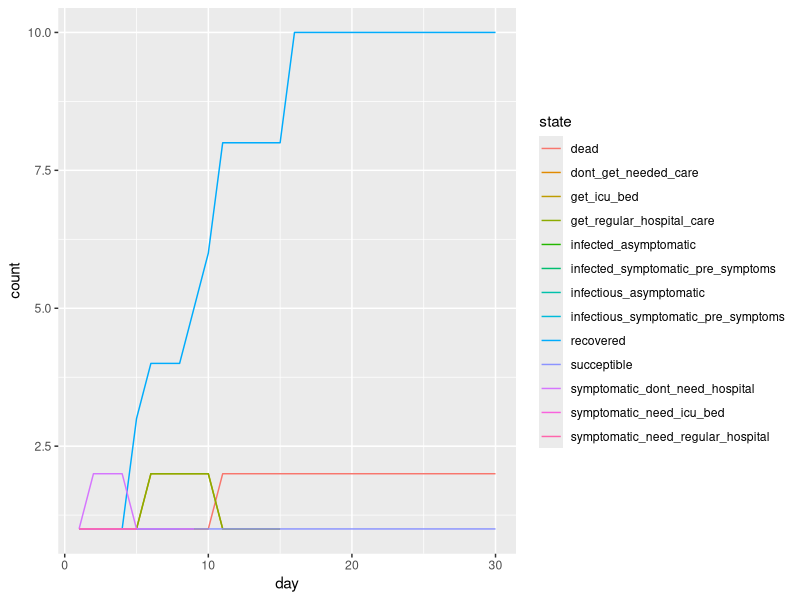

The R source for this figure:
## ---- chunk 1
knitr::opts_chunk$set(echo = TRUE)
library(tidyverse)
## ---- chunk 2
initial_population_size = 10000 # TODO - choose bigger number later
total_days = 100

# TODO - fill these in with real numbers
day_of_first_distancing_guideline = 10
day_of_stronger_distancing_directive = 15
length_of_distancing_directive = 90
## ---- chunk 3
## BIG TODO: add citations for these numbers

#probability_symptomatic = 2/3 # Take this out?
probability_asymptomatic = 1/3

# TODO: break this out into it's own code chunk with explanation? Weighted average, solved equations to get 
basic_reproductive_number = 2.4
symptomatic_reproductive_number = basic_reproductive_number*(6/5)
asymptomatic_reproductive_number = basic_reproductive_number*(3/5)

time_until_infectious = 4 # This is figured from the incubation period, and rounded down from 4.6 so I can do steps in full days.

# For the asymptomatic types
asymptomatic_time_from_infectious_to_recovery = 4 # This is figured from the generation time (confusing). Should this be longer??

# For the symptomatic types
time_infectious_before_symptom_onset = 1
time_from_symptom_onset_to_recovery = 4

time_until_seeking_care = 5 # This is the number of days after symptom onset that people seek hospital care if they need it, on average
time_in_hospital_bed = 10
time_until_death_if_no_care = 10

## ---- chunk 4
# Below is the sum of ICU beds in the 5 boroughs that could be made available
# in a medium patient surge response situation (i.e. by making other hospital beds available),
# according to the Columbia Severe COVID-19 Risk Mapping tool.

# This number is corroborated by a recent news article (3528 vs. 3500): https://www.businessinsider.com/coronavirus-nyc-more-than-doubled-its-icu-capacity-in-weeks-2020-4
total_nyc_icu_beds_medium_surge_response = 200 + 594 + 276 + 524 + 1934

total_nyc_population = 8398748 # https://www.census.gov/quickfacts/newyorkcitynewyork (2018 estimate)

icu_beds_per_person = total_nyc_icu_beds_medium_surge_response / total_nyc_population

initial_icu_bed_capacity = initial_population_size *  icu_beds_per_person

# This is the part that will be used in my model. It will decrease as people in the model use hospital beds.
icu_beds_available = round(initial_icu_bed_capacity)
## ---- chunk 5
# TODO - fill in distributions of: age, health status/underlying conditions, "essential" jobs, poverty levels, incarcerated, homeless, detained immigrants, insurance coverage 
## ---- chunk 6
# This table is taken directly from the article
ferguson_et_al_table_1 = tibble(
  age_group_by_decade = 0:8,
  percent_symptomatic_requiring_hospital = c(.001, .003, .012, .032, .049, .102, .166, .243, .273),
  percent_hospital_cases_requiring_critical_care = c(.05, .05, .05, .05, .063, .122, .274, .432, .709),
  infection_fatality_ratio = c(.00002, .00006, .0003, .0008, .0015, .006, .022, .051, .093)
)

# Here, I simplify their parameters to create a table of probabilities by age group to use in my model.
# Rather than splitting between people in the hospital who need critical care or not,
# I count anyone needing hospitalization as needing a bed.

# Rather than using the overall fatality by age group, I assume that the only people who die are people who:
# ... get infected, have symptoms, are sick enough to require hospital care,
# ... and either don't get to the hospital, or do but still die.

# To calculate that last probability (dying in the hospital even if you get care),
# I take the estimate from the article that "50% of those in critical care will die"
# and multiply that by the probability of requiring critical care for those in the hospital.
severity_by_age =
  ferguson_et_al_table_1 %>% 
  mutate(., prob_die_in_icu = 0.5*percent_hospital_cases_requiring_critical_care) %>% 
  rename(., prob_need_any_hospital = percent_symptomatic_requiring_hospital,
         prob_need_icu_bed = percent_hospital_cases_requiring_critical_care) %>% 
  select(., -infection_fatality_ratio)
## ---- chunk 7
# TODO: flesh out this section

probability_seek_care_insured = 1
probability_seek_care_uninsured = 0.5

# TODO: decide on cutoff poverty level for ignoring a stay-home directive
## ---- chunk 8
SUCCEPTIBLE = "succeptible"

INFECTED_ASYMPTOMATIC = "infected_asymptomatic"
INFECTIOUS_ASYMPTOMATIC = "infectious_asymptomatic"

INFECTED_SYMPTOMATIC_PRE_SYMPTOMS = "infected_symptomatic_pre_symptoms"
INFECTIOUS_SYMPTOMATIC_PRE_SYMPTOMS = "infectious_symptomatic_pre_symptoms"

SYMPTOMATIC_NEED_REGULAR_HOSPITAL = "symptomatic_need_regular_hospital"
SYMPTOMATIC_NEED_ICU_BED = "symptomatic_need_icu_bed"
SYMPTOMATIC_DONT_NEED_HOSPITAL = "symptomatic_dont_need_hospital"

GET_REGULAR_HOSPITAL_CARE = "get_regular_hospital_care"
GET_ICU_BED = "get_icu_bed"
DONT_GET_NEEDED_CARE = "dont_get_needed_care"

RECOVERED = "recovered"
DEAD = "dead"
## ---- chunk 9
# Set up an empty table with columns for each day in the simulation.
# When someone is randomly selected to be infected, I put a 1 in the spot corresponding to that person (row) on that day (column).
# This is referenced by the change_state function, to transition people from SUCCEPTIBLE to INFECTED.
newly_infected = tibble(
  person_ids = 1:initial_population_size,
)

for (i in 1:total_days) {
  newly_infected =
    add_column(
      newly_infected,
      !!str_c("day_", i) := 0
      )
}

# This function gets called a variable number of times when someone is contageous.
# They infect a random person, according to the specific parameters of the situation (taking into account who and how many people are staying at home.)
# When someone is infected, a 1 gets placed in the newly_infected table for that specific person on the day they're infected.
infect_someone = function(day){
  day_col = str_c("day_", day)
  
  succeptibles = which(newly_infected[[day_col]] == 0)
  person_to_infect = sample(succeptibles,1)
  
  # newly_infected[[day_col]][person_to_infect] <<- 1
  }

# remove this later, printing just for debugging
newly_infected
## ---- chunk 10
change_state = function(id, prev_state, day, population){ #TODO: Fix inputs elsewhere
  new_state = prev_state # The default is to stay at the same state. This always happens for RECOVERED or DEAD
  rand = .9 ## JUST FOR DEBUGGING
  #rand = runif(1) #Question: is it ok to use the same random number for every decision in this function?
  
  if (prev_state == SUCCEPTIBLE) {
    if (newly_infected[[str_c("day_", day)]][id] == 1) {
      if (rand <= probability_asymptomatic) {new_state = INFECTED_ASYMPTOMATIC}
      else {new_state = INFECTED_SYMPTOMATIC_PRE_SYMPTOMS}
    }
  }

  if (prev_state == INFECTED_ASYMPTOMATIC) {
    # wait 4 days before turning infectious
    earlier_state_to_check = population[[str_c("day_", day - time_until_infectious)]][id]
    if (!is.null(earlier_state_to_check) && earlier_state_to_check == INFECTED_ASYMPTOMATIC) {
      new_state = INFECTIOUS_ASYMPTOMATIC
      
      # infect others according to parameters
      # TODO - finish this section (infect how many people? on what days?)
      infect_someone(day + 1)
    }
  }

  if (prev_state == INFECTIOUS_ASYMPTOMATIC) {
    # wait 4 days before recovering
    earlier_state_to_check = population[[str_c("day_", day - asymptomatic_time_from_infectious_to_recovery)]][id]
    if (!is.null(earlier_state_to_check) && earlier_state_to_check == INFECTIOUS_ASYMPTOMATIC) {
      new_state = RECOVERED
    }
  }

  if (prev_state == INFECTED_SYMPTOMATIC_PRE_SYMPTOMS) {
    # wait 4 days before turning infectious
    earlier_state_to_check = population[[str_c("day_", day - time_until_infectious)]][id]
    if (!is.null(earlier_state_to_check) && earlier_state_to_check == INFECTED_SYMPTOMATIC_PRE_SYMPTOMS) {
      new_state = INFECTIOUS_SYMPTOMATIC_PRE_SYMPTOMS
      
      # infect others according to parameters
      # TODO - finish this section (infect how many people? on what days?)
      infect_someone(day + 1)
    }
  }

  if (prev_state == INFECTIOUS_SYMPTOMATIC_PRE_SYMPTOMS) {
    # wait 1 day before turning symptomatic. severity of illness is based on demographics
    earlier_state_to_check = population[[str_c("day_", day - time_infectious_before_symptom_onset)]][id]
    if (!is.null(earlier_state_to_check) && earlier_state_to_check == INFECTIOUS_SYMPTOMATIC_PRE_SYMPTOMS) {
      if (rand < 0.2) { # TODO - instead of being a number, rely on a table: severity_by_age$prob_need_hospital
        if (rand < 0.1) { # for this random number, maybe do .2*.1? severity_by_age$prob_need_icu
          new_state = SYMPTOMATIC_NEED_ICU_BED
        } else {
          new_state = SYMPTOMATIC_NEED_REGULAR_HOSPITAL
        }
      } else { 
        new_state = SYMPTOMATIC_DONT_NEED_HOSPITAL
      }
    }
  }

  if (prev_state == SYMPTOMATIC_NEED_ICU_BED) {
    # seek care with 5 day delay or don't, depending on demographics
    earlier_state_to_check = population[[str_c("day_", day - time_until_seeking_care)]][id]
    if (!is.null(earlier_state_to_check) && earlier_state_to_check == SYMPTOMATIC_NEED_ICU_BED) {
      if (rand < 0.3) { # If they don't seek care: # TODO - instead of being a number, rely on a table or function (to be filled in later)
        new_state = DONT_GET_NEEDED_CARE
      } else { # If they do seek care: either get care or don't, depending on bed availability
        if (icu_beds_available > 0) {
          icu_beds_available = icu_beds_available - 1
          new_state = GET_ICU_BED
        } else {
          new_state = DONT_GET_NEEDED_CARE
        }
      }
    }
  }

  if (prev_state == SYMPTOMATIC_NEED_REGULAR_HOSPITAL) {
    # seek care with 5 day delay or don't, depending on demographics
    earlier_state_to_check = population[[str_c("day_", day - time_until_seeking_care)]][id]
    if (!is.null(earlier_state_to_check) && earlier_state_to_check == SYMPTOMATIC_NEED_REGULAR_HOSPITAL) {
      if (rand < 0.3) { # If they don't seek care: # TODO - instead of being a number, rely on a table or function (to be filled in later)
        new_state = DONT_GET_NEEDED_CARE
      } else {
        new_state = GET_REGULAR_HOSPITAL_CARE
      }
    }
  }

  if (prev_state == SYMPTOMATIC_DONT_NEED_HOSPITAL) {
    # wait 4 days then recover
    earlier_state_to_check = population[[str_c("day_", day - time_from_symptom_onset_to_recovery)]][id]
    if (!is.null(earlier_state_to_check) && earlier_state_to_check == SYMPTOMATIC_DONT_NEED_HOSPITAL) {
      new_state = RECOVERED
    }
  }

  if (prev_state == GET_ICU_BED) {
    # after 10 days in bed, probabalistically die or recover
    earlier_state_to_check = population[[str_c("day_", day - time_in_hospital_bed)]][id]
    if (!is.null(earlier_state_to_check) && earlier_state_to_check == GET_ICU_BED) {
      if (rand < 0.5) { # TODO - instead of being a number, rely on a table: severity_by_age$prob_die_in_ICU
        new_state = DEAD
      } else {
        new_state = RECOVERED
      }
      icu_beds_available = icu_beds_available + 1
    }
  }
  
  if (prev_state == GET_REGULAR_HOSPITAL_CARE) {
    # after 10 days in bed, recover
    earlier_state_to_check = population[[str_c("day_", day - time_in_hospital_bed)]][id]
    if (!is.null(earlier_state_to_check) && earlier_state_to_check == GET_REGULAR_HOSPITAL_CARE) {
      new_state = RECOVERED
    }
  }

  if (prev_state == DONT_GET_NEEDED_CARE) {
    # die after 10 days
    earlier_state_to_check = population[[str_c("day_", day - time_until_death_if_no_care)]][id]
    if (!is.null(earlier_state_to_check) && earlier_state_to_check == DONT_GET_NEEDED_CARE) {
      new_state = DEAD
    }
  }

  # Take out later, for debugging
  # cat("\n\nPerson ID: ", id)
  # cat("\nDay: ", day)
  # cat("\nPrevious state: ", prev_state)
  # cat("\nRandom number: ", rand)
  # cat("\nNew state: ", new_state)

  new_state
}
## ---- chunk 11
# TODO: create the population according to demographic markers, and randomly assign the infected person.
create_initial_population_with_one_infected = function(size){
  one_infected = c(INFECTED_SYMPTOMATIC_PRE_SYMPTOMS)
  others_succeptible = rep(c(SUCCEPTIBLE), size - 1)
  
  c(one_infected, others_succeptible)
}

one_of_each_state = function(size){
  c(SUCCEPTIBLE,
    INFECTED_ASYMPTOMATIC,
    INFECTIOUS_ASYMPTOMATIC,
    INFECTED_SYMPTOMATIC_PRE_SYMPTOMS,
    INFECTIOUS_SYMPTOMATIC_PRE_SYMPTOMS,
    SYMPTOMATIC_NEED_REGULAR_HOSPITAL,
    SYMPTOMATIC_NEED_ICU_BED,
    SYMPTOMATIC_DONT_NEED_HOSPITAL,
    GET_REGULAR_HOSPITAL_CARE,
    GET_ICU_BED,
    DONT_GET_NEEDED_CARE,
    RECOVERED,
    DEAD)
}

# OLD CODE: using factors. Don't delete until I've figured it out.
# create_initial_population_with_one_infected = function(size){
#   one_infected = as.factor(c(INFECTED_SYMPTOMATIC_PRE_SYMPTOMS))
#   others_succeptible = rep(as.factor(c(SUCCEPTIBLE)), size - 1)
#   
#   fct_c(one_infected, others_succeptible)
# }

# remove this later, printing just for debugging
#create_initial_population_with_one_infected(initial_population_size)
## ---- chunk 12
# TODO: decide what to do about states as factors. Currently I just made everything strings because I couldn't keep things straight.
run_simulation = function(initial_population_size, initial_population_function, total_days) {
  population = tibble(
    person_ids = 1:initial_population_size,
    day_1 = initial_population_function(initial_population_size)
  )
  
  for (day in 2:total_days) {
    prev_day = population[[(str_c("day_", day - 1))]]
    population =
      add_column(
        population,
        !!str_c("day_", day) := flatten_chr(map2(population$person_ids, prev_day, change_state, day, population))
      )
  }
  
  population
}

#population = run_simulation(initial_population_size, create_initial_population_with_one_infected, total_days)
population = run_simulation(13, one_of_each_state, 30)
population

## ---- chunk 13
# TODO:
# 1. combine into infected: all but succeptible, recocered, dead
# 2. combine into need hospital care: get_hospital_care, dont_get_needed_care
population_to_visualize =
  pivot_longer(
    population,
    cols = starts_with("day_"),
    names_to = "day",
    values_to = "state",
    names_prefix = "day_"
  ) %>% 
  mutate(day = as.numeric(day)) %>% 
  group_by(day, state) %>%
  summarize(count = n())

## NOTE:
## For transitory states like "infected", the count represents how many people are infected on that day.
## However, for a state like "dead", the count represents how many people total have died up until that point (because once you reach the "dead" state, you stay at that state forever).


# remove this later, printing just for debugging
population_to_visualize
## ---- chunk 14
# TODO:
# 1. graph straight line for hospital bed capacity
# 2. add counts and rates for: total dead, total cases, number never sick, total denied care b/c over capacity (not the same as didn't seek care)
ggplot(population_to_visualize, 
       aes(x = day, y = count, color = state)) + 
  geom_line()
